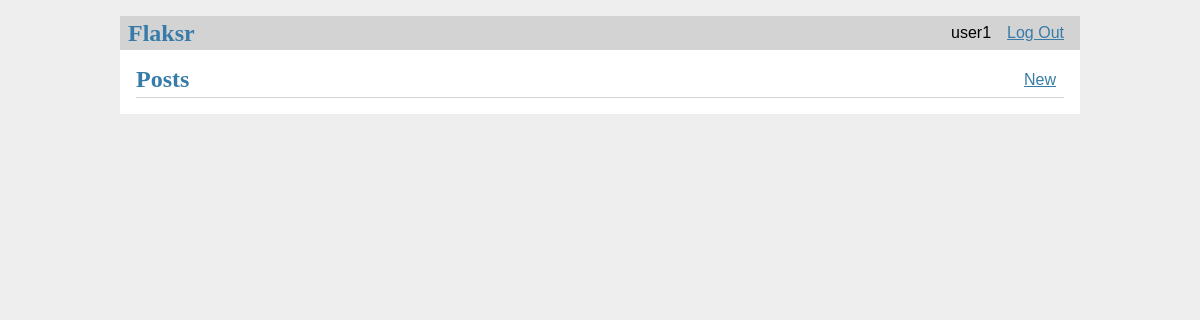
/ (signed in), run on an earlier commit of the app's database.
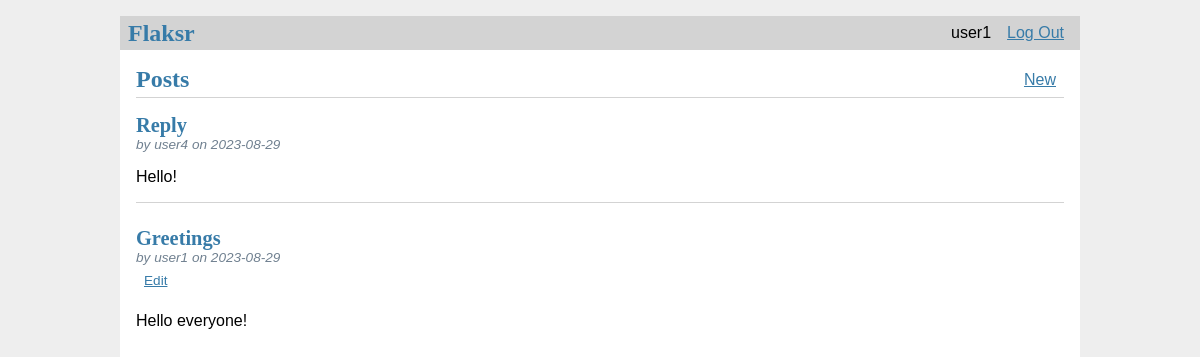
And on a later commit of the database.
### tables this page shows
CREATE TABLE post (
    id INTEGER PRIMARY KEY AUTOINCREMENT,
    author_id INTEGER NOT NULL,
    created TIMESTAMP NOT NULL DEFAULT CURRENT_TIMESTAMP,
    title TEXT NOT NULL,
    body TEXT NOT NULL, 
    FOREIGN KEY (author_id) REFERENCES user (id)
);

CREATE TABLE user (
    id INTEGER PRIMARY KEY AUTOINCREMENT,
    username TEXT UNIQUE NOT NULL,
    password TEXT NOT NULL
);

### flaskr/blog.py (the view)
@bp.route('/')
def index():
    db = get_db()
    posts = db.execute(
        'SELECT p.id, title, body, created, author_id, username'
        ' FROM post p JOIN user u ON p.author_id = u.id'
        ' ORDER BY created DESC'
    ).fetchall()
    return render_template('blog/index.html', posts=posts)

### flaskr/auth.py (called while the page is built)
@bp.before_app_request
def load_logged_in_user():
    user_id = session.get('user_id')
    if user_id is None:
        g.user = None
    else:
        g.user = get_db().execute(
            'SELECT * FROM user WHERE id = ?', (user_id,)
        ).fetchone()

### flaskr/db.py (called while the page is built)
def get_db():
    if 'db' not in g:
        g.db = sqlite3.connect(
            current_app.config['DATABASE'],
            detect_types=sqlite3.PARSE_DECLTYPES
        )
        g.db.row_factory = sqlite3.Row
    return g.db

### flaskr/templates/blog/index.html
{% extends 'base.html' %} {% block header %}
<h1>{% block title %} Posts {% endblock %}</h1>
{% if g.user %}
<a href="{{ url_for('blog.create')}}" class="action"> New </a>
{% endif %} {% endblock %} {% block content %} {% for post in posts %}
<article class="post">
  <header>
    <div>
      <h1>{{ post['title'] }}</h1>
      <div class="about">
        by {{ post['username'] }} on {{ post['created'].strftime('%Y-%m-%d')}}
      </div>
      {% if g.user['id'] == post['author_id'] %}
    <a class="action" href="{{ url_for('blog.update', id=post['id']) }}">Edit</a>
      {% endif %}
  </header>
  <p class="body">{{ post['body'] }}</p>
</article>
{% if not loop.last %}
<hr>
{% endif %}
{% endfor %}
{% endblock %}

What changed in the data, as far as the page shows it:
added post: title "Reply", username "user4", created "2023-08-29", body "Hello!"
added post: title "Greetings", username "user1", created "2023-08-29", body "Hello everyone!"
